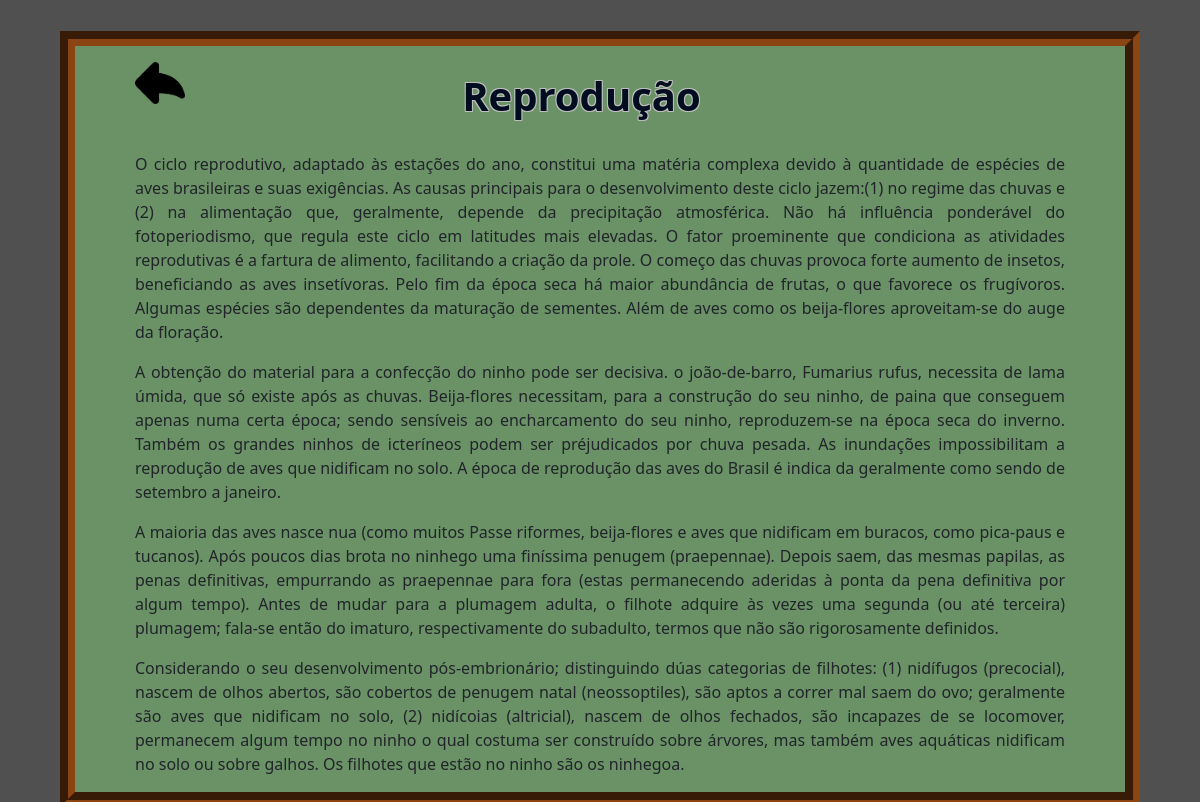
Page /templates/pagina.php?idPagina=4 on the committed database.
### tables this page shows
CREATE TABLE `pagina` (
  `id` int(11) NOT NULL,
  `nome` varchar(20) NOT NULL,
  `conteudo` text NOT NULL
);

### templates/pagina.php (the view, shortened to what this page needs)
<?php
include_once "site.php";
$idPagina = $_GET["idPagina"];
$result_carousel = "SELECT * FROM pagina WHERE id = $idPagina";
$resultado_carousel = mysqli_query($con, $result_carousel);
$dados = mysqli_fetch_assoc($resultado_carousel);
?>
<!DOCTYPE html>
<html>
<head>
    <link rel="stylesheet" type="text/css" href="../static/_css/_site.css">
    <link rel="stylesheet" href="../static/_css/bootstrap.css">
</head>
<body id="normal">
<div class="conteiner">
<div class="ave">
<a href="index.php"><img src="../static/_image/voltar.png" class="rounded float-start" id="img" width="50px"></a>
    <div class="div01">
        <h1><b><?php echo $dados['nome']; ?></b></h1>
    </div> </br>
    <div>
        <?php echo $dados['conteudo']; ?>
    </div>
</div>
</div>
</body>
</html>

### static/_css/_site.css (style rules this page uses)
html { width: 100%; height: 100%; padding: 25px; background-color: #505050 }
#normal { border: none; background-color: #505050; }
.div01 { display: flex; justify-content: center; align-items: center; position: relative; top: 6%; width: 100%; height: 70px; padding-bottom: 50px; padding-top: 2%; }
.conteiner { width: 100%; height: 100%; display: flex; justify-content: center; align-content: center; }
.ave { width: 90%; border: 15px groove #8B4513; text-align: justify; background-color: #6a9266; padding-left: 5%; padding-right: 5%; position: absolute; justify-content: center; align-items: center; align-content: center; padding-top: 1%; }
#img { position:absolute; display: block; z-index: 999 }
h1 { position: relative; text-align: center; color: #000d1f; text-shadow: #BDBDBD 1px -1px, #BDBDBD -1px 1px, #BDBDBD 1px 1px, #BDBDBD -1px -1px; padding-top: 5%; padding-right: 4%; }

### rows in the picture
pagina: nome "Reprodução", conteudo "O ciclo reprodutivo, adaptado às estações do ano, constitui uma matéria complexa devido à quantidade de espécies de aves brasileiras e suas exigências. As causas principais para o desenvolvimento deste ciclo jazem:(1) no regime das chuvas e (2) na alimentação que, geralmente, depende da precipitação atmosférica. Não há influência ponderável do fotoperiodismo, que regula este ciclo em latitudes mais elevadas. O fator proeminente que condiciona as atividades reprodutivas é a fartura de alimento, facilitando a criação da prole. O começo das chuvas provoca forte aumento de insetos, beneficiando as aves insetívoras. Pelo fim da época seca há maior abundância de frutas, o que favorece os…"
